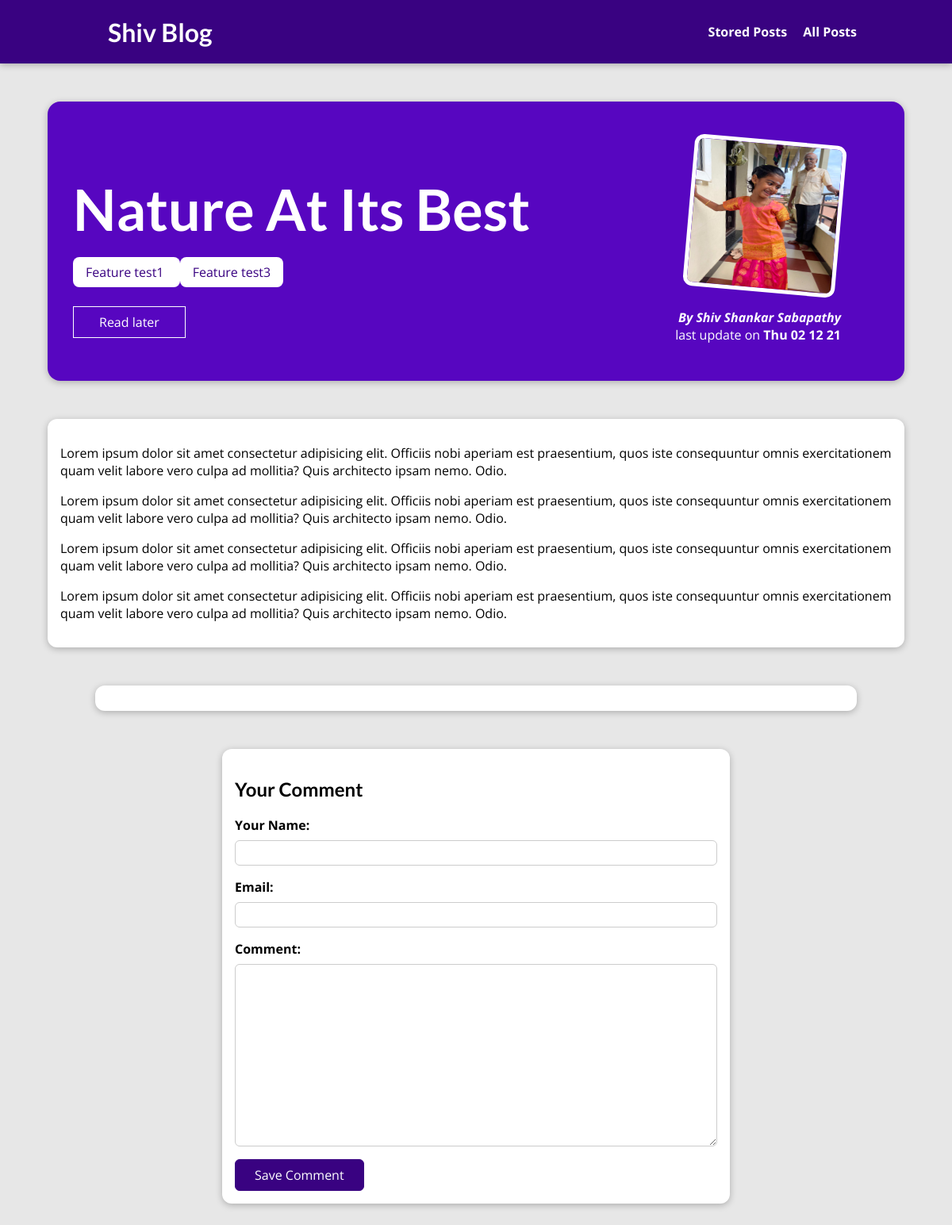
/blogs/into-the-woods, run on the app's committed database.
### blog/models.py (models this page shows, shortened)
class Post(models.Model):
    title = models.CharField(max_length=100)
    excerpt = models.CharField(max_length=200)
    image = models.ImageField(upload_to='Prof_img', null = True)
    date = models.DateTimeField(auto_now_add=True)
    slug = models.SlugField(unique = True)
    content = models.TextField(validators= [MinLengthValidator(0)])
    author = models.ForeignKey(Author, null= True, on_delete=models.SET_NULL, related_name='Post')
    tags = models.ManyToManyField(Tag)

class Tag(models.Model):
    caption = models.CharField(max_length=50)

class Author(models.Model):
    first_name = models.CharField(max_length=50)
    last_name = models.CharField(max_length=50)
    email = models.EmailField()
    def full_name(self):
        return f'{self.first_name} {self.last_name}'
    def __str__(self):
        return self.full_name()

### blog/views.py (the view, shortened to what this page needs)
# urls.py: path('blogs/<slug:slug>', views.DetailPost.as_view(), name='blog_details'),
class DetailPost(View):
    def is_stored_post(self,request,post_id):
        stored_post = request.session.get('stored_post')
        if stored_post is not None:
            is_stored_for_later = post_id in stored_post
        else:
            is_stored_for_later = False
        return is_stored_for_later
    def get(self, request, slug):
        post = Post.objects.get(slug = slug)
        details = {
            'post_detail': post,
            'post_tag': post.tags.all(),
            'comment_form': CommentForm(),
            'comment': post.comments.all().order_by('-id'),
            'save_for_later': self.is_stored_post(request, post.id)
        }
        return render(request, 'blog/detail_post.html', details)

### blog/forms.py
class CommentForm(forms.ModelForm):
    class Meta:
        model = Comment
        exclude = ['post'] #this will exclude the listed fields
        labels = {
            'user_name': 'Your Name',
            'email': 'Email',
            'text': 'Comment'
        }

### blog/templates/blog/detail_post.html (shortened to what this page needs)
{% extends 'base.html' %}
{% load static %}
{% block css_file %}
    <link rel="stylesheet" href="{% static 'blog/detail_post.css' %}">
{% endblock css_file %}
{% block content %}
<section id="summary">
    <h2> {{ post_detail.title | title}} </h2>
    <br>
    <div>
        {% for tag in post_tag %}
            <span class="tag"> {{tag.caption}} </span>
        {% endfor %}
    </div>
    <div id="read-later">
        <form action="{% url 'read_later' %}" method = "POST" >
            <button>
                {% if save_for_later %}
                    Remove from Read later list
                {% else %}
                    Read later
                {% endif %}
            </button>
        </form>
    </div>
    <article>
        <img src="{{ post_detail.image.url }}" alt="{{ post_detail.title }}" />
        <address> By <a href="mailto: {{ post_detail.author.email}}"> {{post_detail.author | title}} </a> </address>
        <div>last update on <time> {{post_detail.date | date:"D d m y"}}</time> </div>
    </article>
</section>
<main>
    {{post_detail.content | linebreaks}}
</main>
<section id="comments">
</section>
<section id="comment-form">
    <h2> Your Comment </h2>
    <form action="{% url "blog_details" post_detail.slug %}" method="POST">
        {% for form_field in comment_form %}
            <div class = "form-control {% if form_field.errors%} invalid {% endif %}">
                {{ form_field.label_tag }}
                {{ form_field }}
            </div>
        {% endfor %}
        <button> Save Comment </button>
    </form>
</section>
{% endblock content%}

### static/app.css (style rules this page uses)
* { box-sizing: border-box; }
html { font-family: 'Open Sans', 'Lato', sans-serif; }
body { margin: 0; }
h1, h2, h3 { font-family: 'Lato', sans-serif; font-weight: bold; }

### blog/static/blog/detail_post.css (style rules this page uses)
body { background-color: #e7e7e7; }
#summary { margin: 8rem auto 3rem auto; padding: 2rem; width: 90%; max-width: 90rem; border-radius: 16px; background-color: #5706c0; position: relative; box-shadow: 0 2px 8px rgba(0, 0, 0, 0.25); height: 22rem; }
#summary h2 { color: white; font-size: 4.5rem; margin-bottom: 0.25rem; }
#summary article { position: absolute; top: 2rem; right: 3rem; padding: 1rem 2rem; border-radius: 12px; text-align: right; color: white; }
#summary article img { width: 12rem; height: 12rem; border-radius: 12px; transform: rotateZ(5deg); border: 5px solid white; margin-bottom: 1rem; }
#summary address { font-weight: bold; }
#summary a { color: white; text-decoration: none; }
#summary time { font-weight: bold; }
#read-later { margin: 2rem 0; }
#read-later button { background-color: transparent; border: 1px solid white; padding: 0.5rem 2rem; font: inherit; color: white; cursor: pointer; }
main { width: 90%; max-width: 90rem; margin: 3rem auto; background-color: white; padding: 1rem; border-radius: 12px; box-shadow: 0 2px 8px rgba(0, 0, 0, 0.25); }
.tag { background-color: white; color: #390281; padding: 0.5rem 1rem; border-radius: 8px; }
#comment-form { margin: 3rem auto; width: 90%; max-width: 40rem; border-radius: 12px; background-color: white; box-shadow: 0 2px 8px rgba(0, 0, 0, 0.25); padding: 1rem; }
#comment-form button { font: inherit; background-color: #390281; color: white; border: 1px solid #390281; padding: 0.5rem 1.5rem; border-radius: 6px; cursor: pointer; }
.form-control { margin-bottom: 1rem; }
.form-control label { font-weight: bold; margin-bottom: 0.5rem; display: block; }
.form-control input, .form-control textarea { display: block; width: 100%; font: inherit; padding: 0.25rem; border-radius: 6px; border: 1px solid #ccc; }
#comments { margin: 3rem auto; width: 90%; max-width: 60rem; border-radius: 12px; background-color: white; box-shadow: 0 2px 8px rgba(0, 0, 0, 0.25); padding: 1rem 2rem; }

### data on the page
Post: title "Nature At Its Best", image (picture), author "Shiv Shankar Sabapathy", date "Thu 02 12 21", content "Lorem ipsum dolor sit amet consectetur adipisicing elit. Officiis nobi aperiam est praesentium, quos iste consequuntur omnis exercitationem quam velit labore vero culpa ad mollitia? Quis architecto ipsam nemo. Odio. Lorem ipsum dolor sit amet consectetur adipisicing elit. Officiis nobi aperiam est praesentium, quos iste consequuntur omnis exercitationem quam velit labore vero culpa ad mollitia? Quis architecto ipsam nemo. Odio. Lorem ipsum dolor sit amet consectetur adipisicing elit. Officiis nobi aperiam est praesentium, quos iste consequuntur omnis exercitationem quam velit labore vero culpa ad mollitia? Quis architecto ipsam nemo. Odio. Lorem ipsum dolor sit amet consectetur adipisicing…"
Tag: caption "Feature test1"
Tag: caption "Feature test3"
